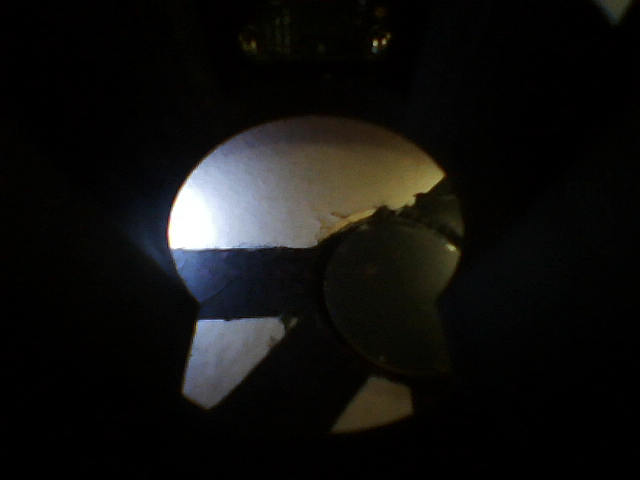
#> input picture unorganized_opencv_tests/Tokens/Intersection/Token.png, 640 x 480 px
$ python checkTok.py
#> lines starting #> are read from the running program, lines starting #| are printed output that depends on the picture
#!/usr/bin/python

import cv2
# [19 lines of commented-out code are left out]

Y1=160
Y2=400
X1=195
X2=440

#ret,  img=webcam.read()
img=cv2.imread("Token.png")
#> img is the input picture: shape (480, 640, 3); mean B, G, R 15.3, 16.9, 17.2

# [8 lines of commented-out code are left out]

crop_img = img[160:440, 195:400]
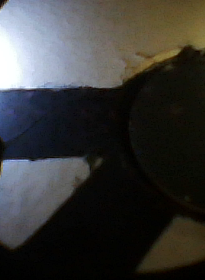
#> crop_img: shape (280, 205, 3); mean B, G, R 54.7, 56.2, 56.5

# [6 lines of commented-out code are left out]

cv2.imwrite("checkT.png", crop_img)
cv2.waitKey(10)

#webcam.release()
#picam.release()
#cv2.destroyAllWindows()
